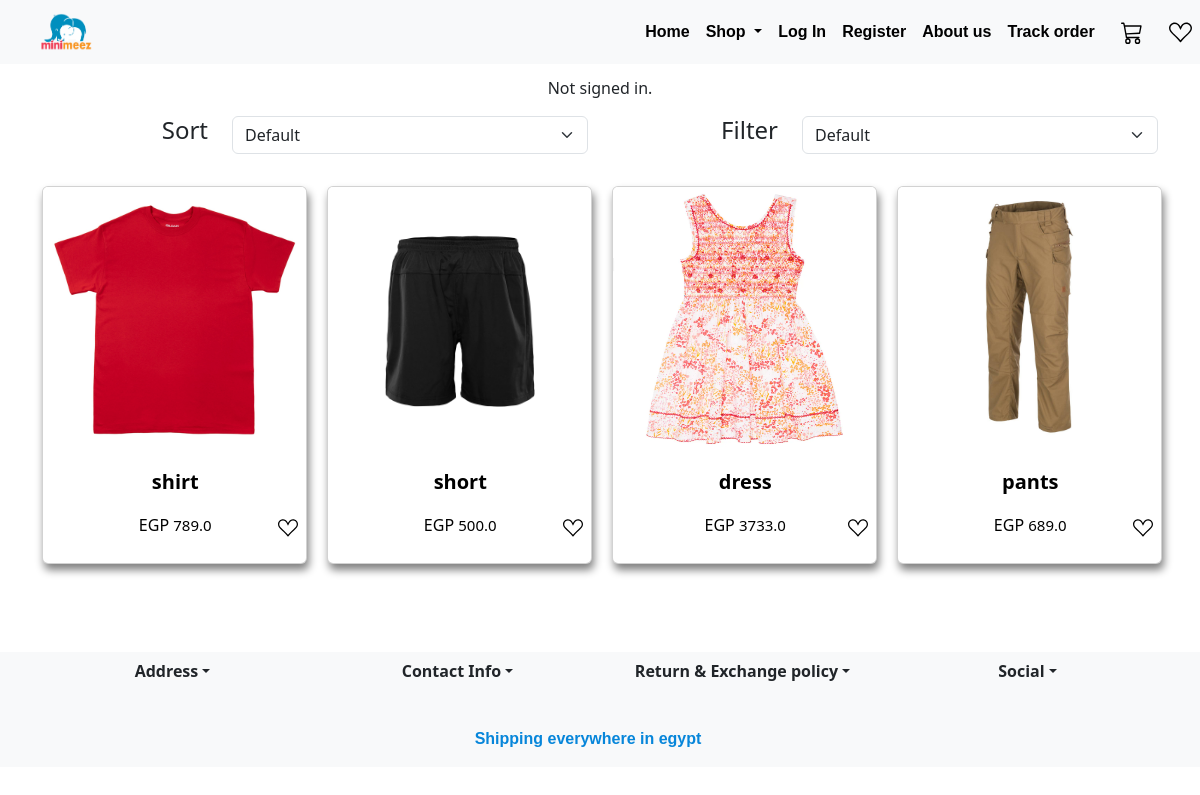
The page /category/toddlers/ on the database its author committed.
### app/models.py (models this page shows, shortened)
class product(models.Model):
    GENDER_CHOICES = [
        ('male', 'male'),
        ('female', 'female'),
    ]
    title=models.CharField(max_length=64)
    img = models.ImageField(upload_to='app/images')
    price=models.FloatField()
    gender=models.CharField(max_length=64,choices=GENDER_CHOICES)
    category=models.ForeignKey(Category,on_delete=models.CASCADE,blank=True,null=True,related_name="category")
    color=models.ManyToManyField(Color)
    size=models.ManyToManyField(Size)

### app/views.py (the view)
# urls.py: path('category/<str:name>/', views.category, name='category'),
def category(request, name):
    selectedCategory = Category.objects.get(name=name)
    allProducts = product.objects.filter(category=selectedCategory)
    inwishlist=[]
    if request.user.is_authenticated:
       for item in allProducts:
           try:
               wishlist = Wishlist.objects.get(user=request.user, product=item)
               inwishlist.append(True)
           except Wishlist.DoesNotExist:
               inwishlist.append(False)
    else:
        for item in allProducts:
            inwishlist.append(False)
    wishlist_product = zip(allProducts, inwishlist)
    return render(request, "app/category.html", {
        "allProducts": wishlist_product,
        "selectedCategory": selectedCategory,
    })

### app/context_processors.py (called while the page is built)
def cart_count(request):
    if request.user.is_authenticated:
        cart= Cart.objects.filter(user=request.user)
        count=0
        for i in cart:
            count+=i.quantity
    else:
        count = 0
    return {'cart_count': count}

def categories(request):
    return {
        'allCategories': Category.objects.all()
    }

def wishlist_count(request):
    if request.user.is_authenticated:
        count = Wishlist.objects.filter(user=request.user).count()
    else:
        count = 0
    return {'wishlist_count': count}

### app/models.py (called while the page is built)
    def __str__(self):
        return f"{self.name}"

### app/templates/app/category.html (shortened to what this page needs)
{% extends "app/layout.html" %}
{% load static %}
{% block head %}
<link href="{% static 'app/css/cards.css' %}" rel="stylesheet">
{% endblock %}
{% block body %}
<div class="container">
    <div class="row my-3">
        <div class="col-lg-2 col-md-4 col-sm-4">
            <h4 class="text-right">Sort</h4>
        </div>
        <div class="col-lg-4 col-md-8 col-sm-8">
            <select id="select" class="form-select" aria-label="Default select example">
                <option>Default</option>
            </select>
        </div>
        <div class="col-lg-2 col-md-4 col-sm-4">
            <h4 class="text-right">Filter</h4>
        </div>
        <div class="col-lg-4 col-md-8 col-sm-8">
            <select id="select2" class="form-select" aria-label="Default select example">
                <option>Default</option>
            </select>
        </div>
    </div>
</div>
<div class="container text-center">
    <div id="allProducts" class="row gy-3 ">
        {% for product, inWishlist in allProducts %}
        <div class="col-lg-3 col-md-12 col-md-12">
            <div class="card my-3 mx-auto {{ product.gender }}">
                <a href="{% url 'product' id=product.id %}" class="card-anchor">
                    <img src="{{ product.img.url }}" class="card-img-top card-img" alt="{{ product.title }}">
                    <div class="card-body">
                        <p class="card-text my-3">{{ product.title }}</p>
                        <div class="row no-gutters">
                            <div class="col-10">
                                <span class="ml-5 currency">EGP</span>
                                <span class="price">{{ product.price }}</span>
                            </div>
                            <div class="col-2">
                                <form class="submitWishlist" action="{% url 'addToWishlist' callingPage='category' %}"
                                    method="post">
                                    {%if inWishlist %}
                                    <button class="mr-3"><svg xmlns="http://www.w3.org/2000/svg" height="20" fill="red"
                                            class="bi bi-suit-heart-fill" viewBox="0 0 16 16">
                                            <path
                                                d="M4 1c2.21 0 4 1.755 4 3.92C8 2.755 9.79 1 12 1s4 1.755 4 3.92c0 3.263-3.234 4.414-7.608 9.608a.513.513 0 0 1-.784 0C3.234 9.334 0 8.183 0 4.92 0 2.755 1.79 1 4 1z" />
                                        </svg>
                                    </button>
                                    {% else %}
                                    <button class="mr-3">
                                    </button>
                                    {% endif %}
                                </form>
                            </div>
                        </div>
                    </div>
                </a>
            </div>
        </div>
        {% empty %}
        <p>No products found.</p>
        {% endfor %}
    </div>
</div>
{% endblock %}

### app/templates/app/layout.html (shortened to what this page needs)
{% load static %}
<!DOCTYPE html>
<html lang="en">
<head>
    <link rel="stylesheet" href="https://stackpath.bootstrapcdn.com/bootstrap/4.4.1/css/bootstrap.min.css"
>
    <link href="{% static 'app/bootstrap.min.css' %}" rel="stylesheet">
    <link href="{% static 'app/headerfooter.css' %}" rel="stylesheet">
    {% block head %}
    {% endblock %}
</head>
<body>
    <header>
        <nav class="navbar navbar-expand-lg navbar-light bg-light">
            <a class="navbar-brand" href="#">
                <img id="logo" src="{% static 'app/icons/logo.png' %}" alt="logo"></a>
            <div class="collapse navbar-collapse" id="navbarNav">
                <ul class="navbar-nav ml-auto">
                    <li class="nav-item">
                        <a class="nav-link" href="{% url 'index' %}">Home</a>
                    </li>
                    <li class="nav-item dropdown">
                        <a class="nav-link dropdown-toggle" href="#" role="button" data-bs-toggle="dropdown"
                            aria-expanded="false">
                            Shop
                        </a>
                    </li>
                    {% if user.is_authenticated %}
                    <li class="nav-item">
                        <a class="nav-link" href="{% url 'logout' %}">Log Out</a>
                    </li>
                    {% else %}
                    <li class="nav-item">
                        <a class="nav-link" href="{% url 'login' %}">Log In</a>
                    </li>
                    <li class="nav-item">
                        <a class="nav-link" href="{% url 'register' %}">Register</a>
                    </li>
                    {% endif %}
                    <li class="nav-item">
                        <a class="nav-link" href="{% url 'aboutUs' %}">About us</a>
                    </li>
                    {% if user.is_authenticated %}
                    <li class="nav-item">
                        <a class="nav-link" href="{% url 'trackOrder' %}">Track order</a>
                    </li>
                    {% else %}
                    <li class="nav-item">
                        <a class="nav-link" href="{% url 'login' %}">Track order</a>
                    </li>
                    {% endif %}
                </ul>
            </div>
            <li class="navbar-nav nav-item tool">
                <div style="display: flex">
                    {% if user.is_authenticated %}
                    <a id="cartIcon" href="{% url 'cart' %}" class="nav-link cartTooltip" data-toggle="tooltip"
                        data-placement="bottom" title="cart">
                        <svg xmlns="http://www.w3.org/2000/svg"  height="22" fill="currentColor"
                            class="bi bi-cart3" viewBox="0 0 16 16">
                            <path
                                d="M0 1.5A.5.5 0 0 1 .5 1H2a.5.5 0 0 1 .485.379L2.89 3H14.5a.5.5 0 0 1 .49.598l-1 5a.5.5 0 0 1-.465.401l-9.397.472L4.415 11H13a.5.5 0 0 1 0 1H4a.5.5 0 0 1-.491-.408L2.01 3.607 1.61 2H.5a.5.5 0 0 1-.5-.5zM3.102 4l.84 4.479 9.144-.459L13.89 4H3.102zM5 12a2 2 0 1 0 0 4 2 2 0 0 0 0-4zm7 0a2 2 0 1 0 0 4 2 2 0 0 0 0-4zm-7 1a1 1 0 1 1 0 2 1 1 0 0 1 0-2zm7 0a1 1 0 1 1 0 2 1 1 0 0 1 0-2z" />
                        </svg>
                        <span id="cart_count">{{ cart_count }}</span>
                    </a>
                    {% else %}
                    <a href="{%url 'login' %}" class="nav-link"><img role="img" src="{% static 'app/icons/cart3.svg'%}"
                            class="nav-icon"></a>
                    {% endif %}
                    {% if user.is_authenticated %}
                    <a id="wishlistIcon" href="{% url 'wishlist' %}" class="nav-link wishlistTooltip" data-toggle="tooltip"
                        data-placement="bottom" title="wishlist"><svg xmlns="http://www.w3.org/2000/svg" height="22" fill="currentColor" class="bi bi-suit-heart" viewBox="0 0 16 16">
                            <path d="m8 6.236-.894-1.789c-.222-.443-.607-1.08-1.152-1.595C5.418 2.345 4.776 2 4 2 2.324 2 1 3.326 1 4.92c0 1.211.554 2.066 1.868 3.37.337.334.721.695 1.146 1.093C5.122 10.423 6.5 11.717 8 13.447c1.5-1.73 2.878-3.024 3.986-4.064.425-.398.81-.76 1.146-1.093C14.446 6.986 15 6.131 15 4.92 15 3.326 13.676 2 12 2c-.777 0-1.418.345-1.954.852-.545.515-.93 1.152-1.152 1.595L8 6.236zm.392 8.292a.513.513 0 0 1-.784 0c-1.601-1.902-3.05-3.262-4.243-4.381C1.3 8.208 0 6.989 0 4.92 0 2.755 1.79 1 4 1c1.6 0 2.719 1.05 3.404 2.008.26.365.458.716.596.992a7.55 7.55 0 0 1 .596-.992C9.281 2.049 10.4 1 12 1c2.21 0 4 1.755 4 3.92 0 2.069-1.3 3.288-3.365 5.227-1.193 1.12-2.642 2.48-4.243 4.38z"/>
                          </svg>
                          <span id="wishlist_count" class="ml-1">{{ wishlist_count }}</span></a>
                    {% else %}
                    <a href="{%url 'login' %}" class="nav-link"><img src="{% static 'app/icons/heart.svg'%}"
                            class="nav-icon"></a>
                    {% endif %}
                </div>
            </li>
        </nav>
    </header>
    <div class="content">
        <div class="text-center">
            {% if user.is_authenticated %}
            Signed in as <strong>{{ user.username }}</strong>.
            {% else %}
            Not signed in.
            {% endif %}
        </div>
        {% block body %}
        {% endblock %}
    </div>
    <footer class="bg-light text-light mt-3">
        <div class="container">
            <div class="row">
                <div class="col-lg-3 col-md-12">
                    <button data-target="#address" class="btn btn-white dropdown-toggle btn-block btnstyle"
                        type="button" data-toggle="collapse">Address</button>
                </div>
                <div class="col-lg-3 col-md-12">
                    <button data-target="#contactinfo" class="btn btn-white dropdown-toggle btn-block btnstyle"
                        type="button" data-toggle="collapse">Contact Info</button>
                </div>
                <div class="col-lg-3 col-md-12">
                    <button data-target="#exchange" class="btn btn-white dropdown-toggle btn-block btnstyle"
                        type="button" data-toggle="collapse">Return & Exchange policy</button>
                </div>
                <div class="col-lg-3 col-md-12">
                    <button data-target="#followus" class="btn btn-white dropdown-toggle btn-block btnstyle"
                        type="button" data-toggle="collapse">Social</button>
                </div>
                <div class="row justify-content-center">
                    <div class="col">
                        <div id="abovenavbar">
                            <p> Shipping everywhere in egypt </p>
                        </div>
                    </div>
                </div>
            </div>
        </div>
    </footer>
</body>
</html>

### app/static/app/headerfooter.css (style rules this page uses)
.navbar-brand img { width: 1.5cm; height: 1cm; margin-left: 1cm; padding: 0; }
.navbar { font-weight: bold; font-family: 'Tajawal', sans-serif; }
.nav-link { color: #000000 !important; }
footer { margin-top: 1cm; width: 100%; }
#abovenavbar { padding: 0; margin-top: 1cm; color: #0786da; font-family: 'Tajawal', sans-serif; text-align: center; font-weight: bold; }
.nav-icon { margin-left: 10px; width: 0.6cm; color: blue; }
.btnstyle { font-weight: bold; }
#navbarNav { float: right; }
header { position: fixed; top: 0; width: 100%; z-index: 100; }
.content { margin-top: 2cm; min-height: 70vh; }

### app/static/app/css/cards.css (style rules this page uses)
.card { margin: 0.2cm; padding: 0px; box-shadow: 2px 6px 8px 0 grey; height: 10cm; width: 7cm; transition: all 0.3s; }
.card-img { height: 7cm; }
.card-body { height: 3cm; width: 7cm; padding: 0px !important; }
.card-text { color: black; font-size: 20px; font-weight: bold; margin: 1px; }
.price { color: black; text-decoration: none !important; font-size: 15px; margin: 0px; text-align: center !important; }
.currency, .price { display: inline; margin: 0; }
.card-anchor { text-decoration: none !important; color: black !important; }

### app/templates/app/category.html (style rules this page uses)
.submitWishlist button { border: none; background-color: transparent; }

### rows shown on the page
product: img (picture), title "shirt", price "789.0"
product: img (picture), title "short", price "500.0"
product: img (picture), title "dress", price "3733.0"
product: img (picture), title "pants", price "689.0"
